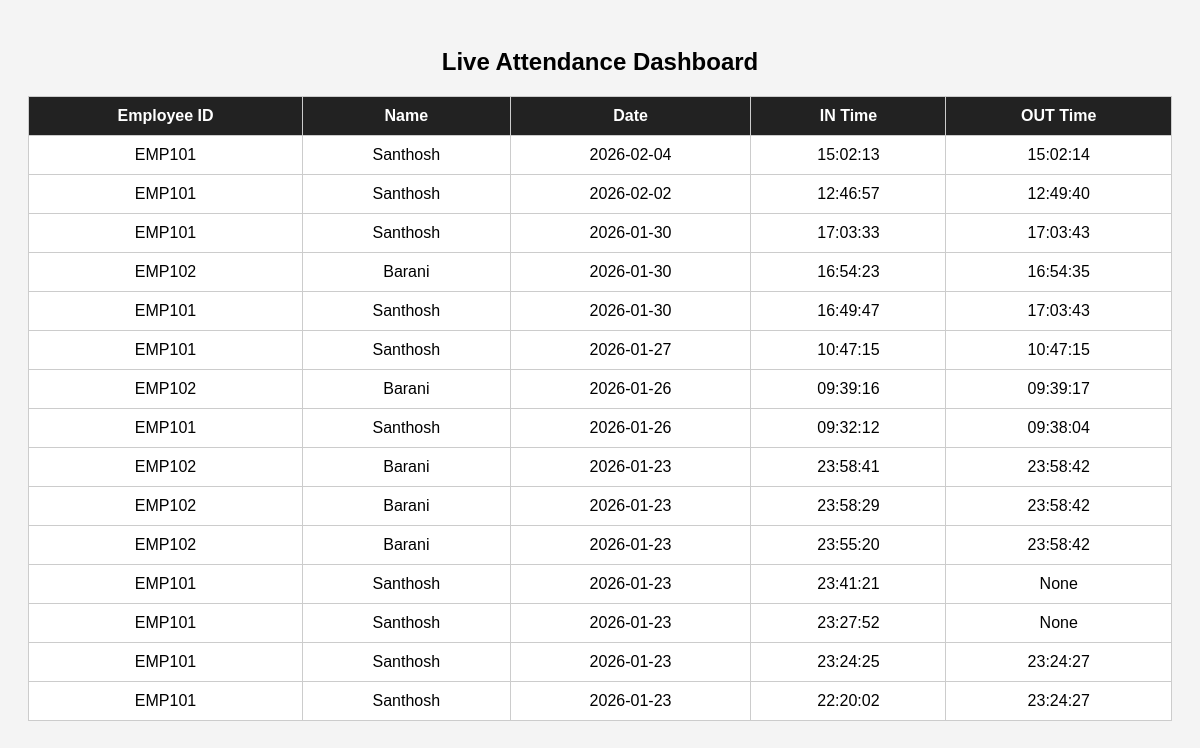
The page /attendance on the database as committed earlier.
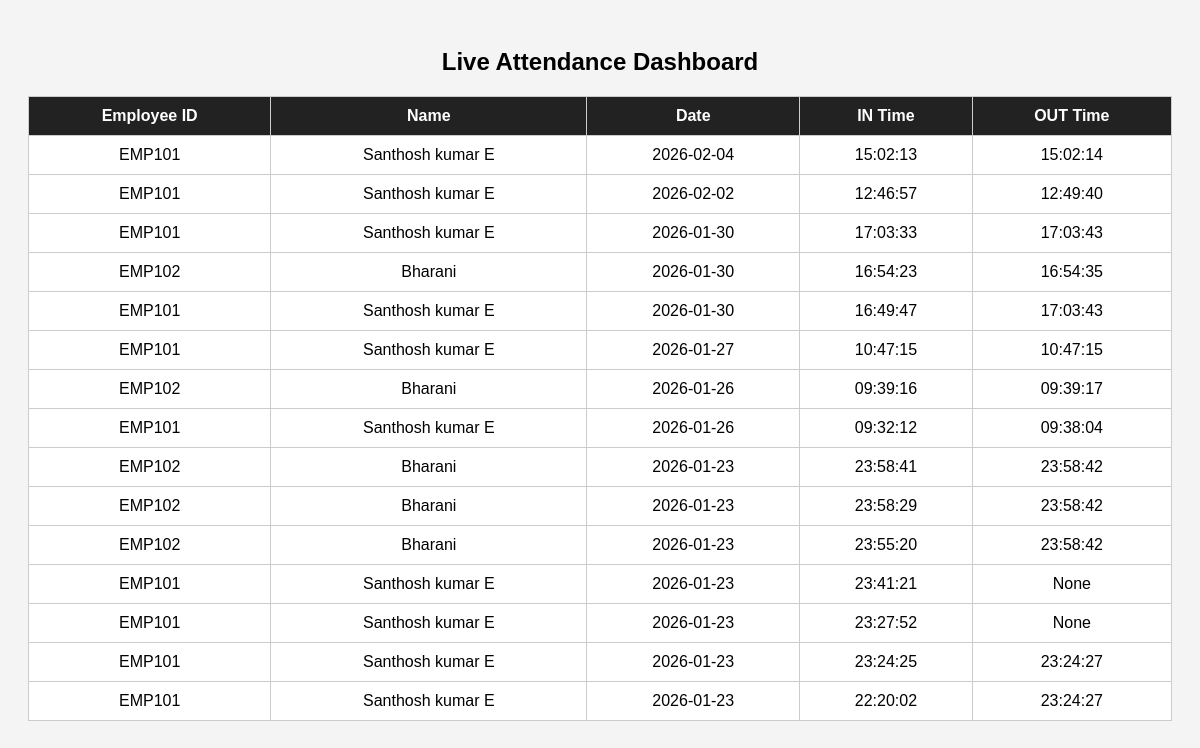
The same page on the database as committed later.
### tables this page shows
CREATE TABLE attendance (
        id INTEGER PRIMARY KEY AUTOINCREMENT,
        employee_id TEXT,
        date TEXT,
        in_time TEXT,
        out_time TEXT
    );

CREATE TABLE "employees" (
	"employee_id"	TEXT,
	"name"	TEXT,
	"role"	TEXT,
	PRIMARY KEY("employee_id")
);

### app.py (the view)
@app.route("/attendance")
def attendance_view():
    conn = sqlite3.connect(DB_PATH)
    cur = conn.cursor()
    cur.execute("""
        SELECT a.employee_id, e.name, a.date, a.in_time, a.out_time
        FROM attendance a
        JOIN employees e ON a.employee_id = e.employee_id
        ORDER BY a.date DESC, a.in_time DESC
    """)
    rows = cur.fetchall()
    conn.close()
    return render_template("attendance.html", records=rows)

### templates/attendance.html (shortened to what this page needs)
<!DOCTYPE html>
<html>
<head>
</head>
<body>
<h2>Live Attendance Dashboard</h2>
<table>
<tr>
    <th>Employee ID</th>
    <th>Name</th>
    <th>Date</th>
    <th>IN Time</th>
    <th>OUT Time</th>
</tr>
{% if records %}
    {% for r in records %}
    <tr>
        <td>{{ r[0] }}</td>
        <td>{{ r[1] }}</td>
        <td>{{ r[2] }}</td>
        <td>{{ r[3] }}</td>
        <td>{{ r[4] }}</td>
    </tr>
    {% endfor %}
{% else %}
<tr>
<td colspan="5">No attendance records found</td>
</tr>
{% endif %}
</table>
</body>
</html>

### templates/attendance.html (style rules this page uses)
body { font-family: Arial; background:#f4f4f4; padding:20px; }
h2 { text-align:center; }
table { border-collapse: collapse; width:100%; background:white; }
th, td { border:1px solid #ccc; padding:10px; text-align:center; }
th { background:#222; color:white; }

Rows that differ between the two databases and show on the page:
changed through a linked row, attendance (number 1 of 15 on the later page): name "Santhosh" → "Santhosh kumar E"
changed through a linked row, attendance (number 2 of 15 on the later page): name "Santhosh" → "Santhosh kumar E"
changed through a linked row, attendance (number 3 of 15 on the later page): name "Santhosh" → "Santhosh kumar E"
changed through a linked row, attendance (number 4 of 15 on the later page): name "Barani" → "Bharani"
changed through a linked row, attendance (number 5 of 15 on the later page): name "Santhosh" → "Santhosh kumar E"
changed through a linked row, attendance (number 6 of 15 on the later page): name "Santhosh" → "Santhosh kumar E"
changed through a linked row, attendance (number 7 of 15 on the later page): name "Barani" → "Bharani"
changed through a linked row, attendance (number 8 of 15 on the later page): name "Santhosh" → "Santhosh kumar E"
changed through a linked row, attendance (number 9 of 15 on the later page): name "Barani" → "Bharani"
changed through a linked row, attendance (number 10 of 15 on the later page): name "Barani" → "Bharani"
changed through a linked row, attendance (number 11 of 15 on the later page): name "Barani" → "Bharani"
changed through a linked row, attendance (number 12 of 15 on the later page): name "Santhosh" → "Santhosh kumar E"
changed through a linked row, attendance (number 13 of 15 on the later page): name "Santhosh" → "Santhosh kumar E"
changed through a linked row, attendance (number 14 of 15 on the later page): name "Santhosh" → "Santhosh kumar E"
changed through a linked row, attendance (number 15 of 15 on the later page): name "Santhosh" → "Santhosh kumar E"
